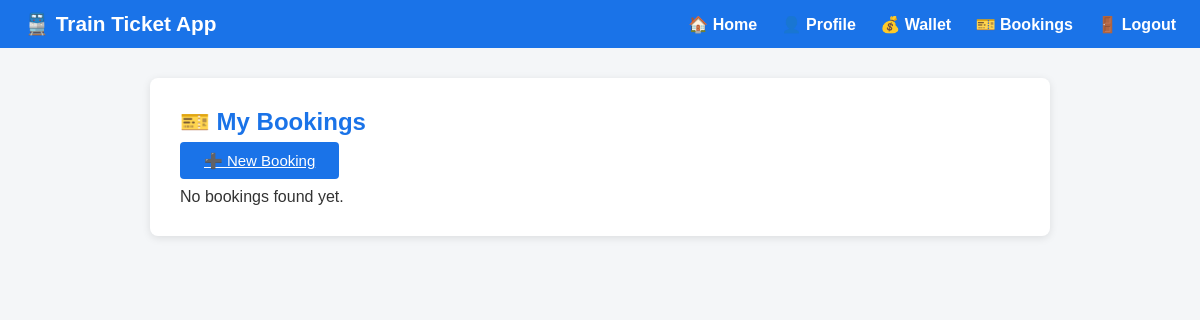
The page /bookings/ (signed in) on the database as committed earlier.
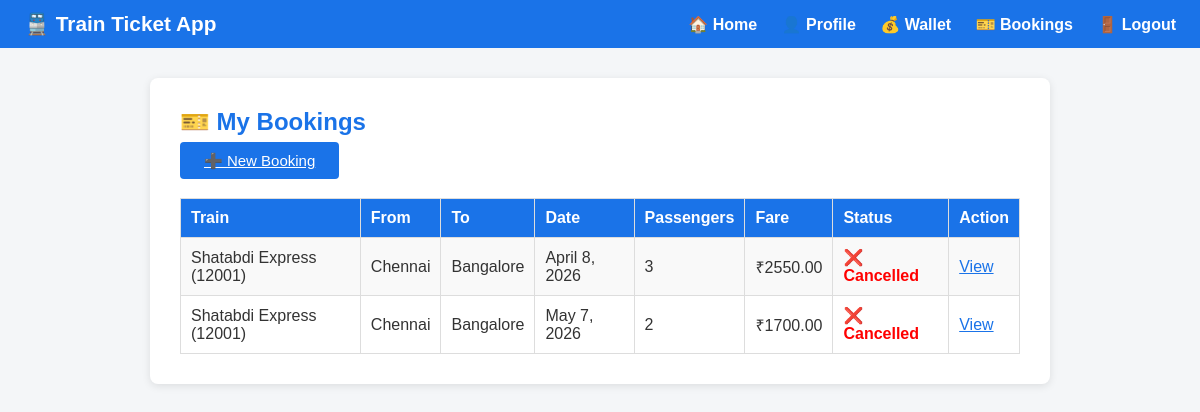
The same page on the database as committed later.
### bookings/models.py (models this page shows, shortened)
class Booking(models.Model):
    STATUS_CHOICES = [
        ('confirmed', 'Confirmed'),
        ('cancelled', 'Cancelled'),
        ('pending', 'Pending'),
    ]
    user = models.ForeignKey(User, on_delete=models.CASCADE)
    train = models.ForeignKey(Train, on_delete=models.SET_NULL, null=True, blank=True)
    train_name = models.CharField(max_length=100)
    train_number = models.CharField(max_length=20)
    source = models.CharField(max_length=100)
    destination = models.CharField(max_length=100)
    journey_date = models.DateField()
    journey_time = models.TimeField()
    passengers = models.PositiveIntegerField(default=1)
    total_fare = models.DecimalField(max_digits=8, decimal_places=2)
    travel_class = models.CharField(max_length=5, default='SL')
    payment_method = models.CharField(max_length=20, default='wallet')
    status = models.CharField(max_length=10, choices=STATUS_CHOICES, default='confirmed')
    booked_at = models.DateTimeField(auto_now_add=True)

### bookings/views.py (the view)
# urls.py: path('', views.bookings_view, name='bookings'),
@login_required(login_url='login')
def bookings_view(request):
    bookings = Booking.objects.filter(
        user=request.user
    ).order_by('-booked_at')
    return render(request, 'bookings/bookings.html', {'bookings': bookings})

### bookings/templates/bookings/bookings.html (shortened to what this page needs)
{% extends 'base.html' %}
{% block content %}
  <h2>🎫 My Bookings</h2>
  <a href="{% url 'search_trains' %}" class="btn">➕ New Booking</a>
  <br><br>
  {% if bookings %}
  <table>
    <tr><th>Train</th><th>From</th><th>To</th><th>Date</th><th>Passengers</th><th>Fare</th><th>Status</th><th>Action</th></tr>
    {% for b in bookings %}
    <tr>
      <td>{{ b.train_name }} ({{ b.train_number }})</td>
      <td>{{ b.source }}</td>
      <td>{{ b.destination }}</td>
      <td>{{ b.journey_date }}</td>
      <td>{{ b.passengers }}</td>
      <td>₹{{ b.total_fare }}</td>
      <td>
        {% if b.status == 'confirmed' %}<span class="badge-confirmed">✅ Confirmed</span>
        {% elif b.status == 'cancelled' %}<span class="badge-cancelled">❌ Cancelled</span>
        {% else %}<span class="badge-pending">⏳ Pending</span>{% endif %}
      </td>
      <td><a href="{% url 'booking_detail' b.id %}">View</a></td>
    </tr>
    {% endfor %}
  </table>
  {% else %}
    <p>No bookings found yet.</p>
  {% endif %}
{% endblock %}

### templates/base.html (shortened to what this page needs)
<!DOCTYPE html>
<html>
<head>
</head>
<body>
  {% if request.user.is_authenticated %}
  <div class="navbar">
    <span class="brand">🚆 Train Ticket App</span>
    <div>
      <a href="{% url 'dashboard' %}">🏠 Home</a>
      <a href="{% url 'profile' %}">👤 Profile</a>
      <a href="{% url 'wallet' %}">💰 Wallet</a>
      <a href="{% url 'bookings' %}">🎫 Bookings</a>
      <a href="{% url 'logout' %}">🚪 Logout</a>
    </div>
  </div>
  {% endif %}
  <div class="container">
    {% block content %}{% endblock %}
  </div>
</body>
</html>

### templates/base.html (style rules this page uses)
* { box-sizing: border-box; margin: 0; padding: 0; }
body { font-family: Arial, sans-serif; background: #f4f6f8; color: #333; }
.navbar { background: #1a73e8; padding: 12px 24px; display: flex; justify-content: space-between; align-items: center; color: white; }
.navbar a { color: white; text-decoration: none; margin-left: 20px; font-weight: bold; }
.navbar .brand { font-size: 1.3em; font-weight: bold; }
.container { max-width: 900px; margin: 30px auto; background: white; padding: 30px; border-radius: 8px; box-shadow: 0 2px 8px rgba(0,0,0,0.1); }
h2 { margin-bottom: 16px; color: #1a73e8; }
button[type=submit], .btn { background: #1a73e8; color: white; padding: 10px 24px; border: none; border-radius: 4px; cursor: pointer; font-size: 15px; margin-top: 10px; }
table { width: 100%; border-collapse: collapse; margin-top: 10px; }
th, td { padding: 10px; border: 1px solid #ddd; text-align: left; }
th { background: #1a73e8; color: white; }
tr:nth-child(even) { background: #f9f9f9; }
a { color: #1a73e8; }
.badge-cancelled { color: red; font-weight: bold; }

Rows that differ between the two databases and show on the page:
added Booking: train_name "Shatabdi Express", train_number "12001", source "Chennai", destination "Bangalore", journey_date "April 8, 2026", passengers "3", total_fare "2550.00", status "❌ Cancelled"
added Booking: train_name "Shatabdi Express", train_number "12001", source "Chennai", destination "Bangalore", journey_date "May 7, 2026", passengers "2", total_fare "1700.00", status "❌ Cancelled"
Other text that changed with them:
text no longer shown: "No bookings found yet."
text now shown: "Train From To Date Passengers Fare Status Action"
